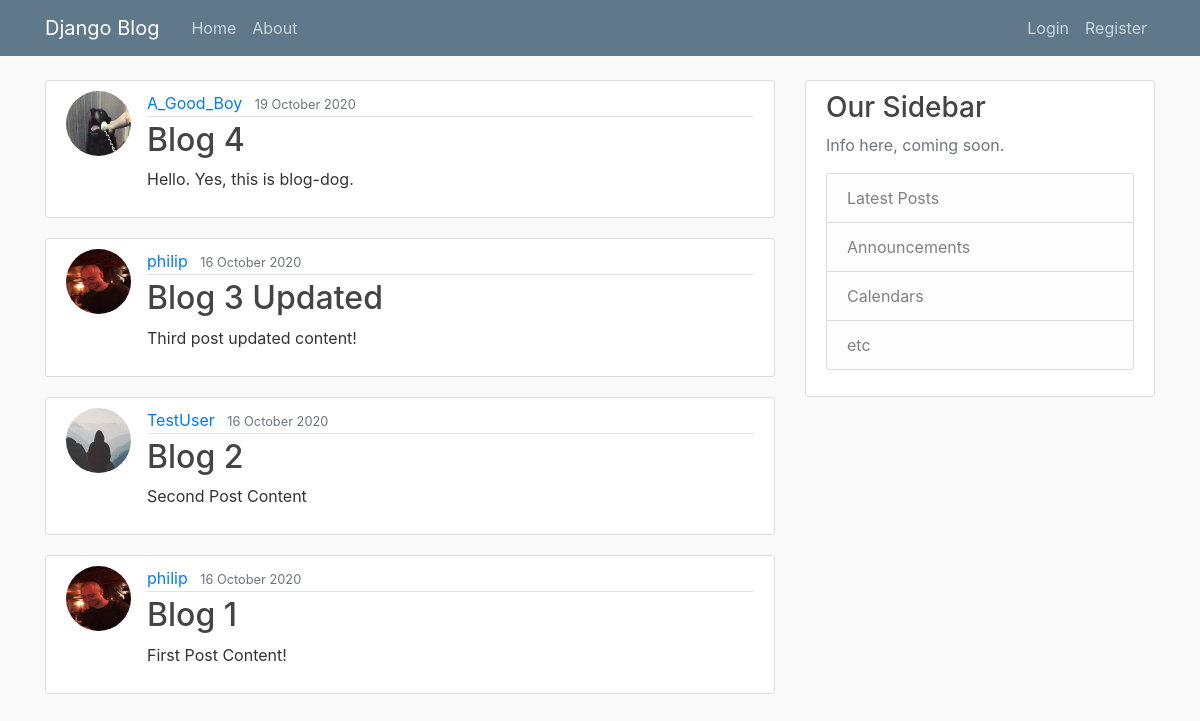
/, run on an earlier commit of the app's database.
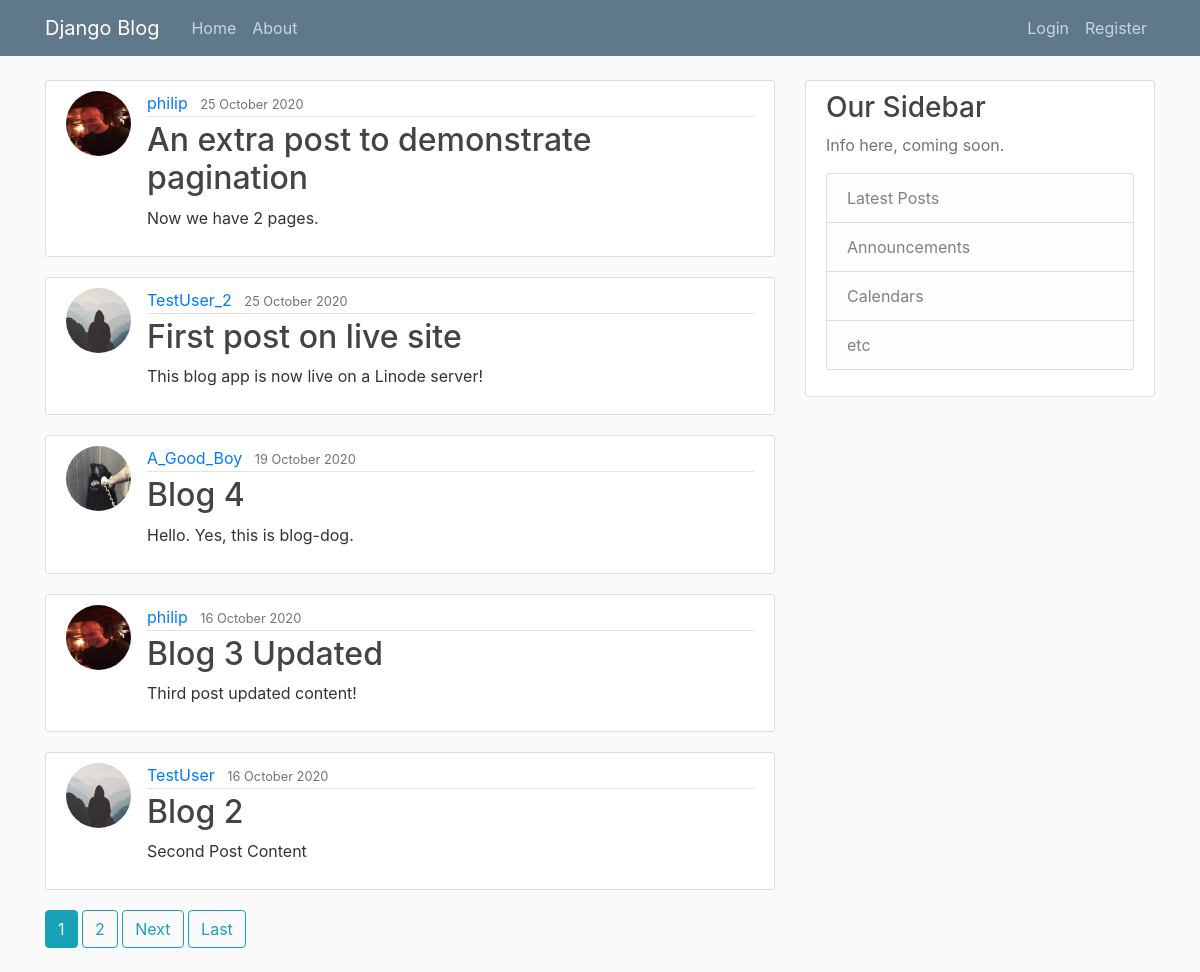
And on a later commit of the database.
### blog/models.py (models this page shows, shortened)
class Post(models.Model):
    title = models.CharField(max_length=100)
    content = models.TextField()
    date_posted = models.DateTimeField(default=timezone.now)
    author = models.ForeignKey(User, on_delete=models.CASCADE)

### users/models.py (models this page shows, shortened)
class Profile(models.Model):
    user = models.OneToOneField(User, on_delete=models.CASCADE)
    image = models.ImageField(default='default.jpg', upload_to='profile_pics')

### blog/views.py (the view)
# urls.py: path('', PostListView.as_view(), name='blog-home'),
class PostListView(ListView):
    model = Post
    template_name = 'blog/home.html'
    context_object_name = 'posts'
    ordering = ['-date_posted']
    paginate_by = 5

### blog/templates/blog/home.html (shortened to what this page needs)
{% extends "blog/base.html" %}
{% block content %}
    {% for post in posts %}
        <article class="media content-section">
            <img class="rounded-circle article-img" src="{{ post.author.profile.image.url }}">
            <div class="media-body">
                <div class="article-metadata">
                  <a class="mr-2" href="{% url 'user-posts' post.author.username %}">{{ post.author }}</a>
                  <small class="text-muted">{{ post.date_posted|date:"d F Y" }}</small>
                </div>
                <h2><a class="article-title" href="{% url 'post-detail' post.id %}">{{ post.title }}</a></h2>
                <p class="article-content">{{ post.content }}</p>
          </div>
        </article>
    {% endfor %}
    {% if is_paginated %}
        {% for num in page_obj.paginator.page_range %}
            {% if page_obj.number == num %}
                <a class="btn btn-info mb-4" href="?page={{ num }}">{{ num }}</a>
            {% elif num > page_obj.number|add:'-3' and num < page_obj.number|add:'3' %}
                <a class="btn btn-outline-info mb-4" href="?page={{ num }}">{{ num }}</a>
            {% endif%}
        {% endfor %}
        {% if page_obj.has_next %}
            <a class="btn btn-outline-info mb-4" href="?page={{ page_obj.next_page_number }}">Next</a>
            <a class="btn btn-outline-info mb-4" href="?page={{ page_obj.paginator.num_pages }}">Last</a>
        {% endif %}
    {% endif %}
{% endblock content %}

What changed in the data, as far as the page shows it:
no longer on this page (row unchanged): Post: author.profile.image (picture), author "philip", date_posted "16 October 2020", title "Blog 1", content "First Post Content!"
added Post: author.profile.image (picture), author "philip", date_posted "25 October 2020", title "An extra post to demonstrate pagination", content "Now we have 2 pages."
added Post: author.profile.image (placeholder picture), author "TestUser_2", date_posted "25 October 2020", title "First post on live site", content "This blog app is now live on a Linode server!"
Also different on the page:
new list line: "1"
new list line: "2"
text now shown: "Next Last"
